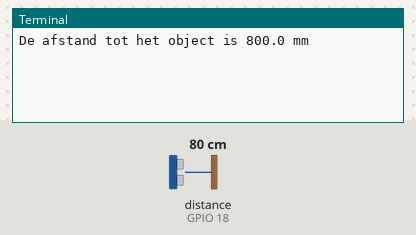
Bench run of a program on a simulated Raspberry Pi (BCM pin numbers). Shown: the last lines printed to the terminal. The inputs (shaded band) are chosen by the test bench; at power-on: distance to the obstacle (sensor on GPIO 18) 80 cm. Files the program writes start out absent.

Above: at 1.2 s.
1.3 s: distance to the obstacle (sensor on GPIO 18) set to 2 cm
At 2.0 s:
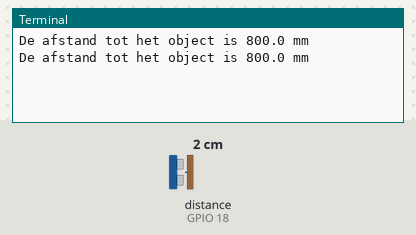
2.8 s: distance to the obstacle (sensor on GPIO 18) set to 4 cm
At 3.8 s:
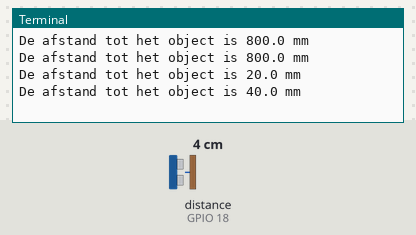
Timing chart, 0 to 5.8 s (numbered marks = the images above; inputs shaded):
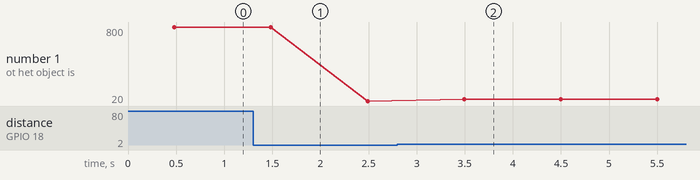

The program:

6.5_ultrasoonsensor.py
```python
from gpiozero import DistanceSensor
from time import sleep

sensor = DistanceSensor(18,23)


while True:
    distance = sensor.distance * 1000
    print("De afstand tot het object is", distance, "mm")
    fp = open("Afstand.txt", "a")
    fp.writelines(f"De afstand is {distance}\n")
    fp.close()
    sleep(1)
    
```

Measured:
- after the input at 2.8 s, the terminal: prints a new line after 0.69 s (image 2)
- plotted number 1: 800 → 20 after the input at 1.3 s, 20 → 40 after the input at 2.8 s
